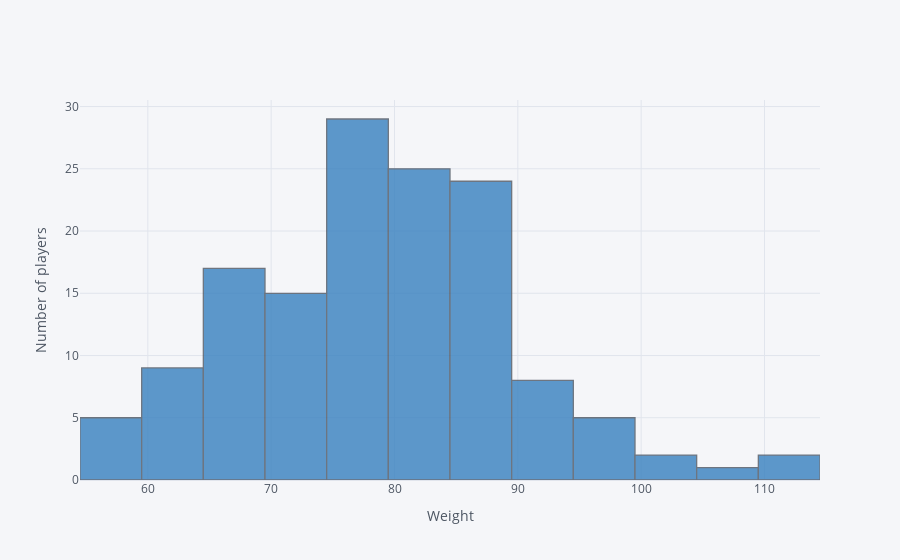

This figure's notebook cell:
### Code cell
wnba['Weight'].iplot(kind='hist',bins=20, color='blue', xTitle='Weight', yTitle='Number of players')

### Figure 1 — Plotly figure (JSON) as saved in the notebook; plotly's stock layout.template omitted (floating-point values rounded to 4 significant figures; data arrays with more than 128 entries replaced by an {"elided": "..."} marker saying what was removed)
{"data": [{"histfunc": "count", "histnorm": "", "marker": {"color": "rgba(55, 128, 191, 1.0)", "line": {"color": "#4D5663", "width": 1.3}}, "name": "Weight", "nbinsx": 20, "opacity": 0.8, "orientation": "v", "type": "histogram", "x": {"elided": "142 int values"}}], "layout": {"barmode": "overlay", "legend": {"bgcolor": "#F5F6F9", "font": {"color": "#4D5663"}}, "paper_bgcolor": "#F5F6F9", "plot_bgcolor": "#F5F6F9", "title": {"font": {"color": "#4D5663"}}, "xaxis": {"gridcolor": "#E1E5ED", "showgrid": true, "tickfont": {"color": "#4D5663"}, "title": {"font": {"color": "#4D5663"}, "text": "Weight"}, "zerolinecolor": "#E1E5ED"}, "yaxis": {"gridcolor": "#E1E5ED", "showgrid": true, "tickfont": {"color": "#4D5663"}, "title": {"font": {"color": "#4D5663"}, "text": "Number of players"}, "zerolinecolor": "#E1E5ED"}}}
